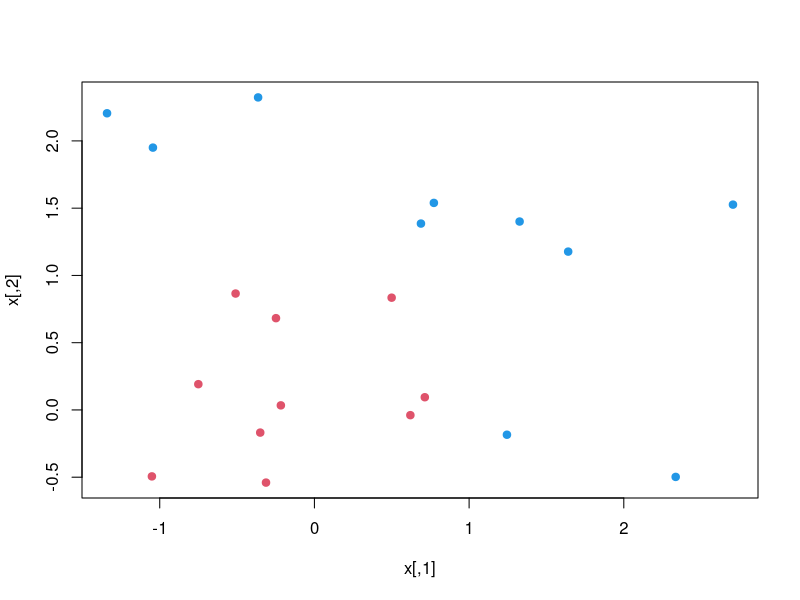
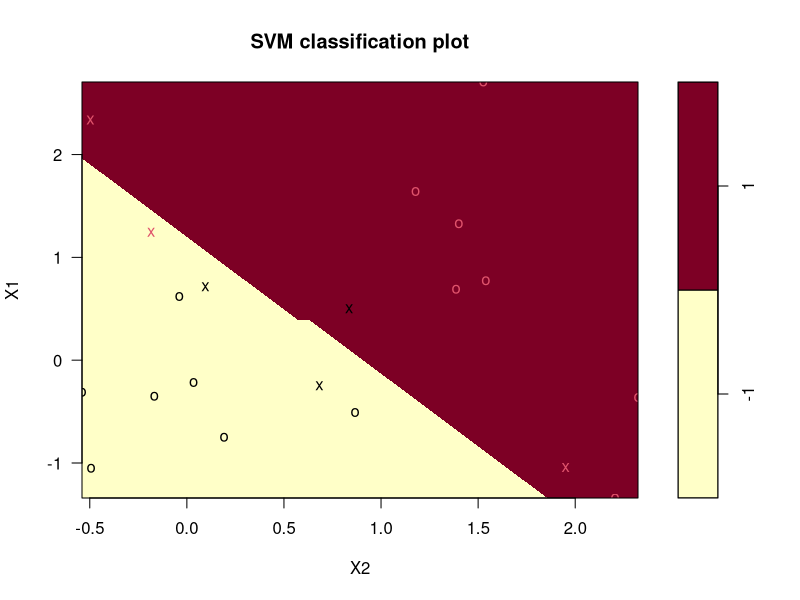
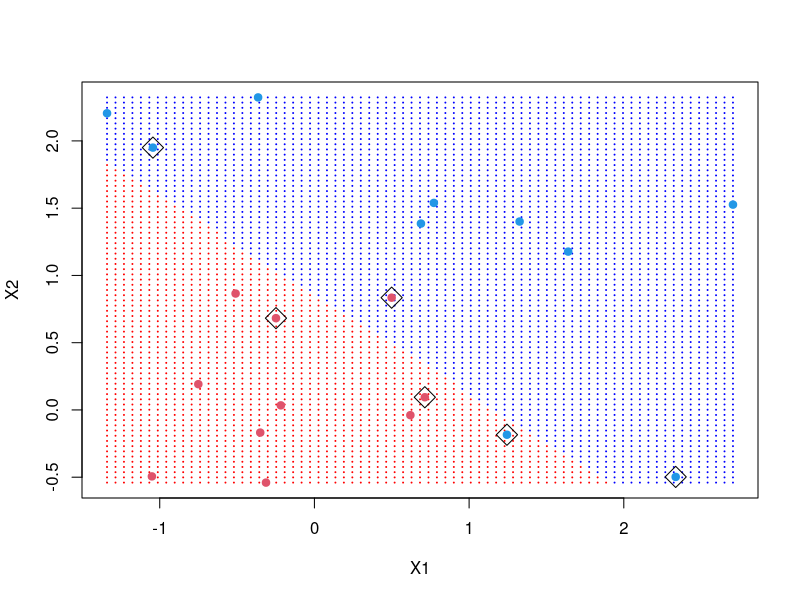
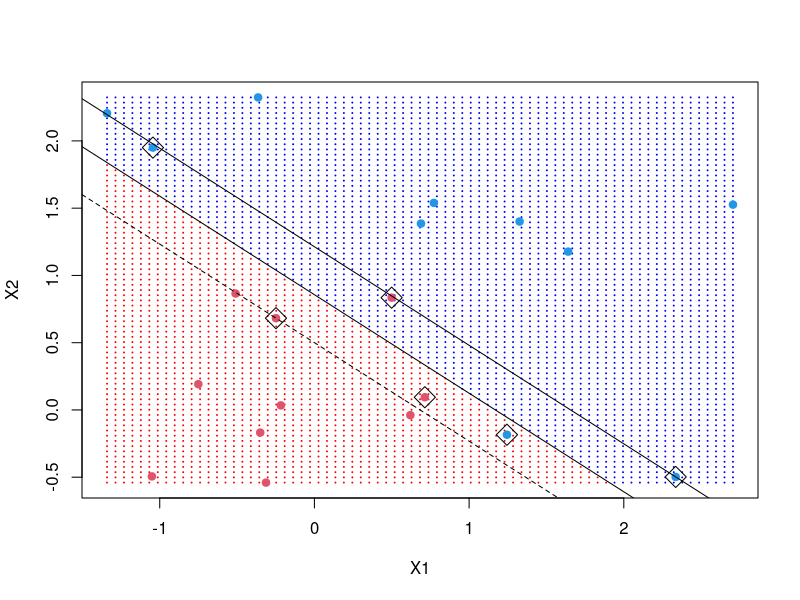

Write R code to recreate these figures, in order.

# SVM

# To demonstrate the SVM, it is easiest to work in low dimensions,
# so we can see the data


# Linear SVM classifier

# Let's generate some data in two dimensions, and make them a little separated.


set.seed(10111)
x=matrix(rnorm(40),20,2)
y=rep(c(-1,1),c(10,10))
x[y==1,]=x[y==1,]+1
plot(x,col=y+3,pch=19)


# No we will load the package 'e1071' which contains the 'svm' function we will use.
# We then compute the fit.Notice that we have to specify a 'cost' parameter, which
# is a tuning parameter. 

library(e1071)
dat=data.frame(x,y=as.factor(y))
svmfit=svm(y~., data = dat, kernel="linear",cost=10,scale = FALSE)
print(svmfit)
plot(svmfit,dat)



# As mentioned in the chapter, the plot function is somewhat crude, and
# plots X2 on the horizontal axis (unlike what R would do automatically
# for a matrix.Let's see how we might make our own plot.

# The first thing we will do is make a grid of values for X1 and X2.
# We will write a function to do that, in case we want to reuse it. It uses
# the handy function 'expand.grid', and produces the coordinates of 'n*n' points on
# a lattice covering the domain of 'x'.Having made the lattice, we make a prediction at
# each point on the lattice.We then plot the lattice, color-coded according to the 
# classification. Now we can see the decision boundary.
# 
# The support points(points on the margin, or on the wrong side of the margin)
# are indexed in the '$index' component of the fit.


make.grid=function(x,n=75){
  grange=apply(x,2,range)
  x1=seq(from=grange[1,1], to=grange[2,1], length=n)
  x2=seq(from=grange[1,2], to=grange[2,2], length=n)
expand.grid(X1=x1,X2=x2)
}
xgrid=make.grid(x)
ygrid=predict(svmfit,xgrid)
plot(xgrid,col=c("red","blue")[as.numeric(ygrid)],pch=20,cex=.2)
points(x,col=y+3,pch=19)
points(x[svmfit$index,],pch=5,cex=2)

# The 'svm' function is not very friendly, in that we have to do some work
# tohere back the linear coefficients, as described in the text. Probably the reason is
# that this only makes sense for linear kernels, and the function is more general.
# Here we will use a formula to extract the coefficients;

# We extract the linear coefficients, and then using simple algebra, we include
# the decision boundary and the two margins.

beta=drop(t(svmfit$coefs)%*%x[svmfit$index,])
beta0=svmfit$rho
plot(xgrid,col=c("red","blue")[as.numeric(ygrid)],pch=20,cex=0.2)
points(x,col=y+3,pch=19)
points(x[svmfit$index,],pch=5,cex=2)
abline(beta0/beta[2],-beta[1]/beta[2])
abline((beta0-1)/beta[2],-beta[1]/beta[2])
abline((beta0+1)/beta[2],-beta[1]/beta[2],lty=2)













